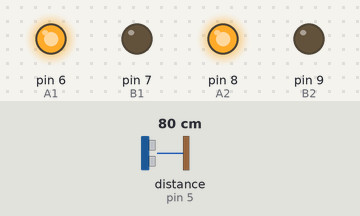
A sketch run on a simulated Arduino Uno, built with avr-gcc and run on an emulated ATmega328P. On the bench: output pins drawn as LEDs (lit = HIGH). Wiring (inferred from the names in the program): ultrasonic range finder: trigger pin 4; echo pin 5. The inputs (shaded band) are chosen by the test bench; at power-on: distance to the obstacle (sensor on pin 5) 80 cm. The echo pulse lasts 58.3 µs per cm; pins used as bus, display or sensor lines are not drawn.

Above: at 1.2 s.
1.3 s: distance to the obstacle (sensor on pin 5) set to 30 cm
2.8 s: distance to the obstacle (sensor on pin 5) set to 24 cm
At 3.6 s:
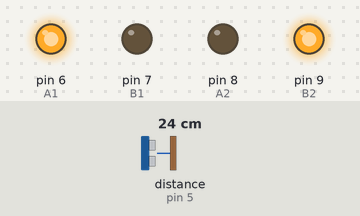
5.8 s: distance to the obstacle (sensor on pin 5) set to 35 cm
At 6.5 s:
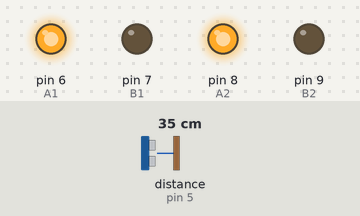
7.3 s: distance to the obstacle (sensor on pin 5) set to 2 cm
At 8.1 s:
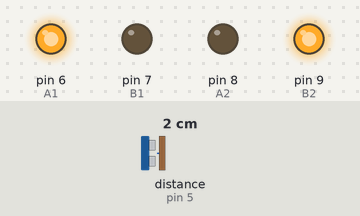
Timing chart, 0 to 10.3 s (numbered marks = the images above; inputs shaded):
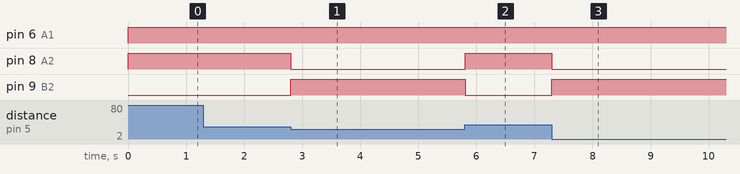

The sketch:

AutoAutonomo.ino
```cpp
#define pinTrig 4
#define pinEcho 5

#define A1 6
#define B1 7
#define A2 8
#define B2 9


long duracion, distancia;


void setup() {
  pinMode(pinTrig, OUTPUT);
  pinMode(pinEcho, INPUT);

  pinMode(A1, OUTPUT);
  pinMode(A2, OUTPUT);
  pinMode(B1, OUTPUT);
  pinMode(B2, OUTPUT);

  Serial.begin(9600);

}


long medir() {
  digitalWrite(pinTrig, LOW);
  delayMicroseconds(2);
  digitalWrite(pinTrig, HIGH);
  delayMicroseconds(10);
  digitalWrite(pinTrig, LOW);

  duracion = pulseIn(pinEcho, HIGH);

  distancia = (duracion / 2) / 29;

  return distancia;
}

void parar(){
  digitalWrite(A1, LOW);
  digitalWrite(A2, LOW);
  digitalWrite(B1, LOW);
  digitalWrite(B2, LOW);
  }

void frente(){
  //Primer motor
  digitalWrite(A1, HIGH);
  digitalWrite(B1, LOW);
  //Segundo motor
  digitalWrite(A2, HIGH);
  digitalWrite(B2, LOW);
  }

  void atras(){
  //Primer motor
  digitalWrite(A1, LOW);
  digitalWrite(B1, HIGH);
  //Segundo motor
  digitalWrite(A2, LOW);
  digitalWrite(B2, HIGH);
  }

  void girarDerecha(){
  //Primer motor
  digitalWrite(A1, LOW);
  digitalWrite(B1, HIGH);
  //Segundo motor
  digitalWrite(A2, HIGH);
  digitalWrite(B2, LOW);
  }

  void girarIzquierda(){
  //Primer motor
  digitalWrite(A1, HIGH);
  digitalWrite(B1, LOW);
  //Segundo motor
  digitalWrite(A2, LOW);
  digitalWrite(B2, HIGH);
  }

void loop() {
do{
  frente();
  }while(medir()>25);

  parar();
  girarIzquierda();
  delay(1000);
  parar();

}
```

Measured:
- the behaviour switches between 27 and 26 cm on distance to the obstacle (sensor on pin 5) (found by bisection; images 0 and 1)
- after the input at 1.3 s, every drawn part: stays the same
- after the input at 2.8 s, pin 8 (A2): HIGH → LOW at once; pin 9 (B2): LOW → HIGH at once
- after the input at 5.8 s, pin 8 (A2): LOW → HIGH at once; pin 9 (B2): HIGH → LOW at once
- after the input at 7.3 s, pin 8 (A2): HIGH → LOW at once; pin 9 (B2): LOW → HIGH at once
